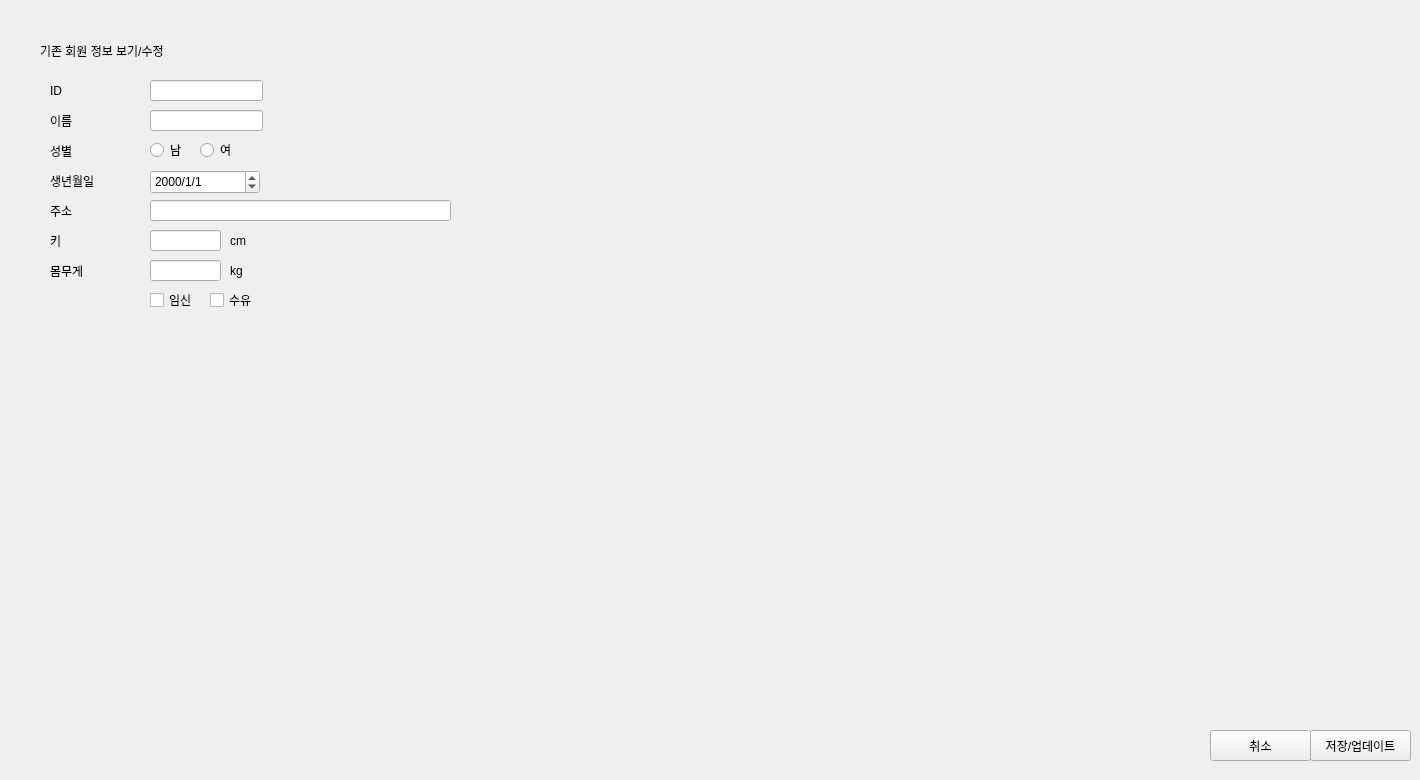
      <widget class="QWidget" name="page_6">
       <widget class="QWidget" name="widget_15" native="true">
        <property name="geometry">
         <rect>
          <x>1200</x>
          <y>710</y>
          <width>211</width>
          <height>61</height>
         </rect>
        </property>
        <widget class="QPushButton" name="btn_cancel_6">
         <property name="geometry">
          <rect>
           <x>10</x>
           <y>20</y>
           <width>101</width>
           <height>31</height>
          </rect>
         </property>
         <property name="text">
          <string>취소</string>
         </property>
        </widget>
        <widget class="QPushButton" name="btn_save_6">
         <property name="geometry">
          <rect>
           <x>110</x>
           <y>20</y>
           <width>101</width>
           <height>31</height>
          </rect>
         </property>
         <property name="text">
          <string>저장/업데이트</string>
         </property>
        </widget>
       </widget>
       <widget class="QWidget" name="widget_23" native="true">
        <property name="geometry">
         <rect>
          <x>20</x>
          <y>30</y>
          <width>501</width>
          <height>401</height>
         </rect>
        </property>
        <widget class="QCheckBox" name="ckBox_preg_6">
         <property name="geometry">
          <rect>
           <x>130</x>
           <y>260</y>
           <width>61</width>
           <height>20</height>
          </rect>
         </property>
         <property name="text">
          <string>임신</string>
         </property>
        </widget>
        <widget class="QLabel" name="label_56">
         <property name="geometry">
          <rect>
           <x>210</x>
           <y>200</y>
           <width>60</width>
           <height>21</height>
          </rect>
         </property>
         <property name="text">
          <string>cm</string>
         </property>
        </widget>
        <widget class="QLineEdit" name="lineEdit_weight_6">
         <property name="geometry">
          <rect>
           <x>130</x>
           <y>230</y>
           <width>71</width>
           <height>21</height>
          </rect>
         </property>
        </widget>
        <widget class="QLabel" name="label_37">
         <property name="geometry">
          <rect>
           <x>30</x>
           <y>200</y>
           <width>60</width>
           <height>21</height>
          </rect>
         </property>
         <property name="text">
          <string>키</string>
         </property>
        </widget>
        <widget class="QLabel" name="label_36">
         <property name="geometry">
          <rect>
           <x>30</x>
           <y>50</y>
           <width>60</width>
           <height>21</height>
          </rect>
         </property>
         <property name="text">
          <string>ID</string>
         </property>
        </widget>
        <widget class="QLabel" name="label_35">
         <property name="geometry">
          <rect>
           <x>30</x>
           <y>230</y>
           <width>60</width>
           <height>21</height>
          </rect>
         </property>
         <property name="text">
          <string>몸무게</string>
         </property>
        </widget>
        <widget class="QLabel" name="label_39">
         <property name="geometry">
          <rect>
           <x>30</x>
           <y>80</y>
           <width>60</width>
           <height>21</height>
          </rect>
         </property>
         <property name="text">
          <string>이름</string>
         </property>
        </widget>
        <widget class="QCheckBox" name="ckBox_bFeeding_6">
         <property name="geometry">
          <rect>
           <x>190</x>
           <y>260</y>
           <width>61</width>
           <height>20</height>
          </rect>
         </property>
         <property name="text">
          <string>수유</string>
         </property>
        </widget>
        <widget class="QLineEdit" name="lineEdit_name_6">
         <property name="geometry">
          <rect>
           <x>130</x>
           <y>80</y>
           <width>113</width>
           <height>21</height>
          </rect>
         </property>
        </widget>
        <widget class="QRadioButton" name="radioBtn_male_6">
         <property name="geometry">
          <rect>
           <x>130</x>
           <y>110</y>
           <width>51</width>
           <height>20</height>
          </rect>
         </property>
         <property name="text">
          <string>남</string>
         </property>
        </widget>
        <widget class="QLabel" name="label_40">
         <property name="geometry">
          <rect>
           <x>30</x>
           <y>140</y>
           <width>60</width>
           <height>21</height>
          </rect>
         </property>
         <property name="text">
          <string>생년월일</string>
         </property>
        </widget>
        <widget class="QLabel" name="label_42">
         <property name="geometry">
          <rect>
           <x>30</x>
           <y>110</y>
           <width>60</width>
           <height>21</height>
          </rect>
         </property>
         <property name="text">
          <string>성별</string>
         </property>
        </widget>
        <widget class="QLabel" name="label_32">
         <property name="geometry">
          <rect>
           <x>30</x>
           <y>170</y>
           <width>60</width>
           <height>21</height>
          </rect>
         </property>
         <property name="text">
          <string>주소</string>
         </property>
        </widget>
        <widget class="QLineEdit" name="lineEdit_height_6">
         <property name="geometry">
          <rect>
           <x>130</x>
           <y>200</y>
           <width>71</width>
           <height>21</height>
          </rect>
         </property>
        </widget>
        <widget class="QRadioButton" name="radioBtn_female_6">
         <property name="geometry">
          <rect>
           <x>180</x>
           <y>110</y>
           <width>71</width>
           <height>20</height>
          </rect>
         </property>
         <property name="text">
          <string>여</string>
         </property>
        </widget>
        <widget class="QLineEdit" name="lineEdit_ID_6">
         <property name="geometry">
          <rect>
           <x>130</x>
           <y>50</y>
           <width>113</width>
           <height>21</height>
          </rect>
         </property>
         <property name="readOnly">
          <bool>true</bool>
         </property>
        </widget>
        <widget class="QDateEdit" name="dateEdit_birthdate_6">
         <property name="geometry">
          <rect>
           <x>130</x>
           <y>140</y>
           <width>110</width>
           <height>24</height>
          </rect>
         </property>
         <property name="displayFormat">
          <string>yyyy/M/d</string>
         </property>
        </widget>
        <widget class="QLabel" name="label_31">
         <property name="geometry">
          <rect>
           <x>20</x>
           <y>10</y>
           <width>151</width>
           <height>21</height>
          </rect>
         </property>
         <property name="text">
          <string>기존 회원 정보 보기/수정</string>
         </property>
        </widget>
        <widget class="QLabel" name="label_79">
         <property name="geometry">
          <rect>
           <x>210</x>
           <y>230</y>
           <width>60</width>
           <height>21</height>
          </rect>
         </property>
         <property name="text">
          <string>kg</string>
         </property>
        </widget>
        <widget class="QLineEdit" name="lineEdit_address_6">
         <property name="geometry">
          <rect>
           <x>130</x>
           <y>170</y>
           <width>301</width>
           <height>21</height>
          </rect>
         </property>
        </widget>
       </widget>
      </widget>
